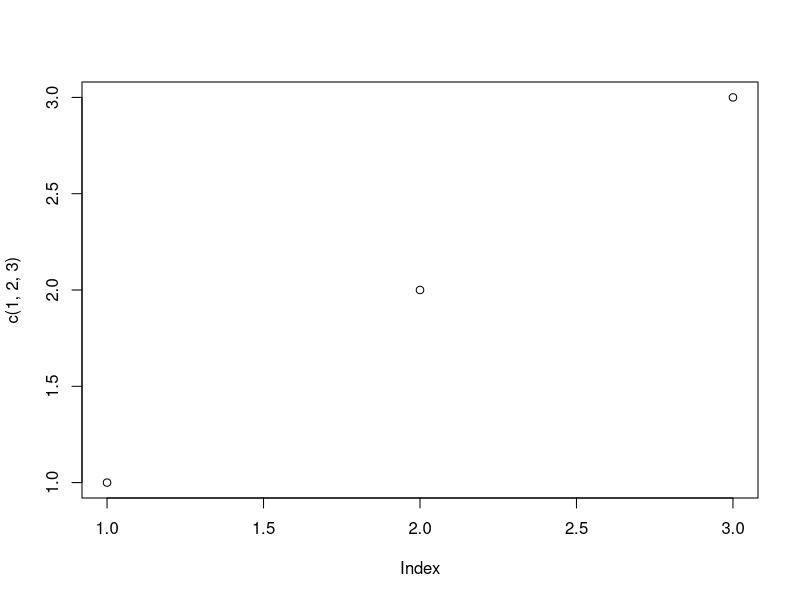
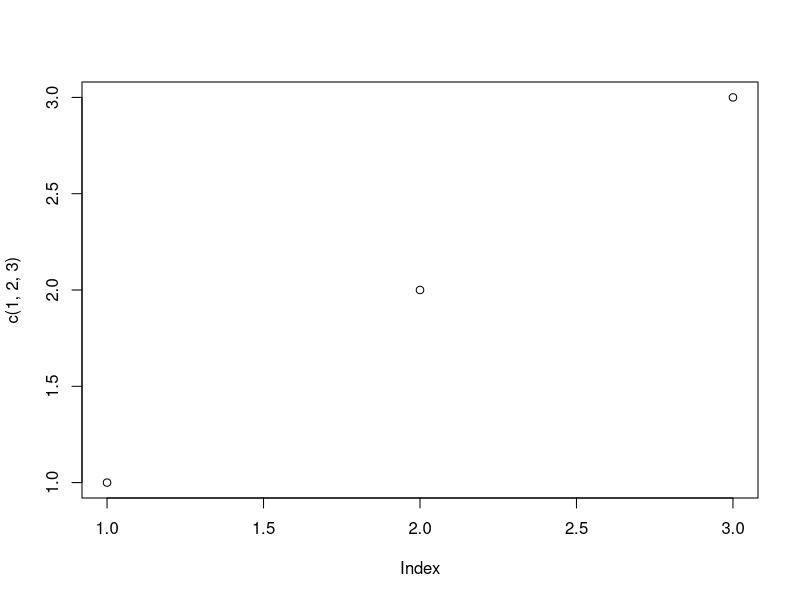
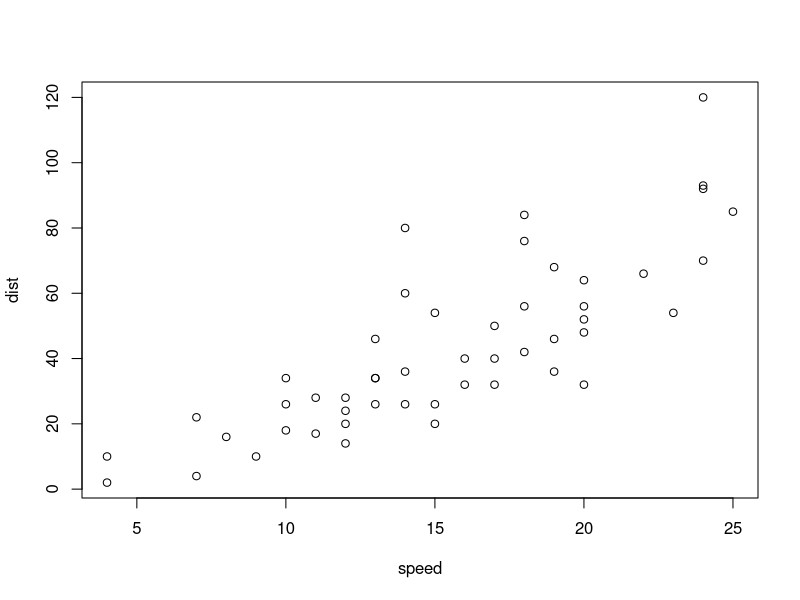
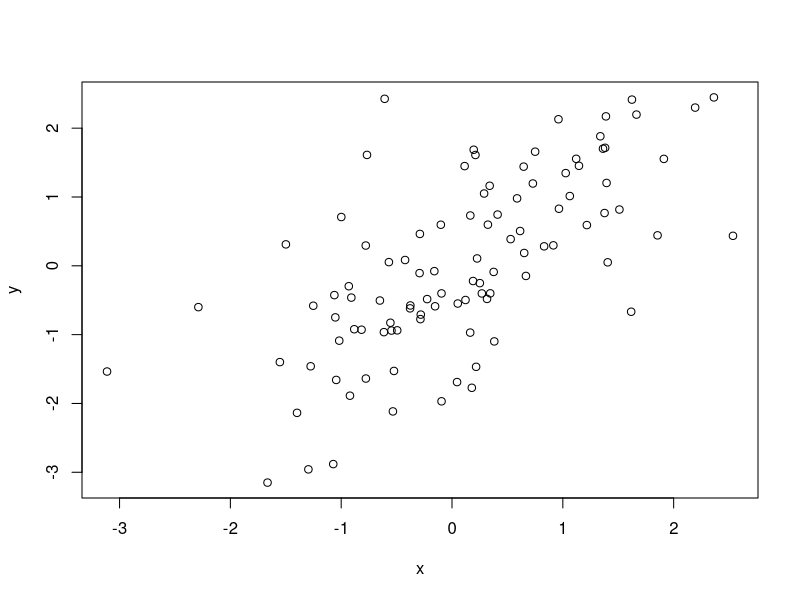
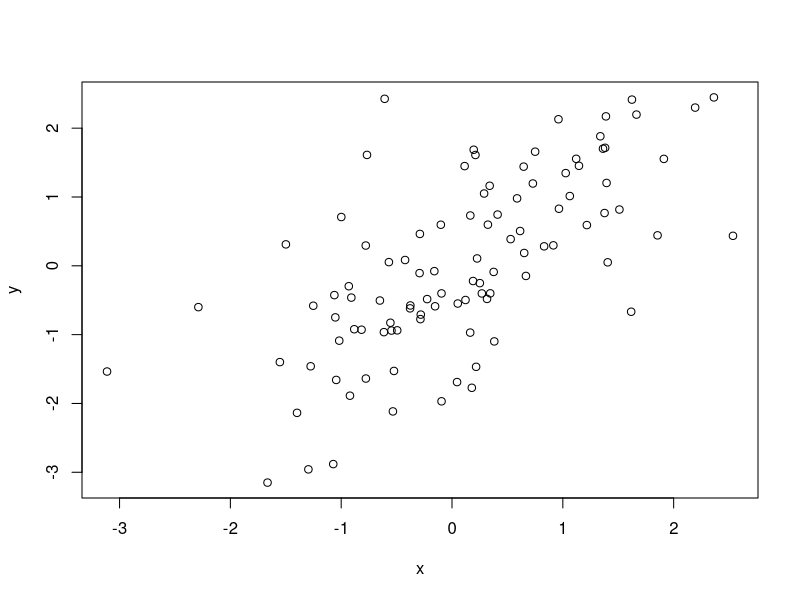
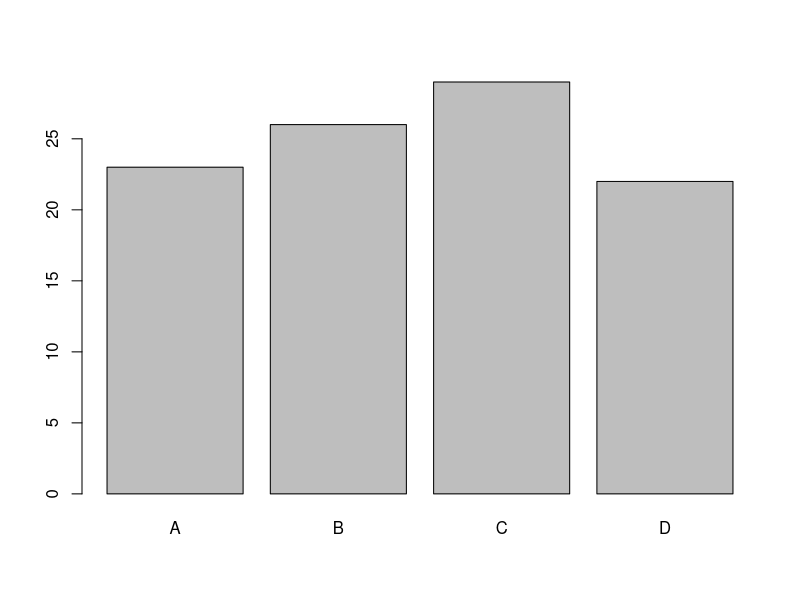

Write the R code that produced these figures, in order. (Note: this script raises an error after producing the figures.)
#####################################################################################################
#################################### BASE GRAPHICS IN R #############################################
#####################################################################################################

# Open Source Open Science Workshop 2024
# Author: Maria A. Hurtado-Materon
# Date: August 24th, 2024

# During this class, we will learn mainly about the plot() function, the different
# types of graphs that you can make, and tools to modify them to improve their 
# appearance.
  
# In R, most base functions aim to return an object itself. However, plot() 
# interacts with the graphic interface in R and creates a new window, but not an 
# object. In RStudio the graph will be displayed in the pane layout. 
# Then, plot() return an invisible copy of an object.

plot(c(1,2,3))

plot.name <- plot(c(1,2,3)) # What happens when I try to create an object with the plot?

#Clear the current plot window in R with dev.off 
dev.off()

# Opens a new graphics window for interactive plotting
windows() # Windows
# quartz() # Mac
# x11() # Unix/Linux

# Switch back to the window device
dev.set(dev.prev())

# Switch to the next window device
dev.set(dev.next())

plot(cars)

# List all open graphical devices

dev.list() 

#Clear all the plots use graphics.off()
graphics.off()

## 1. Types of plots ##

#Depending on the class of our object, we have different types of plots 

# Scatter plot (numeric vectors)

#Generate a sample data based on a normal distribution with 100 elements
x <- rnorm(100)
y <- x + rnorm(100)

#Create a matrix with the vectors
xyMatrix <- cbind(x,y)

#What is the class of the vectors and the matrix? numerical

#Make the scatter plot
plot(x, y)
plot(xyMatrix)

# Barplot (factors)

#Create a vector with different letters and make the letters factors
letters <- sample(c("A", "B", "C", "D"), 100, rep = TRUE) #Take a sample (n=100) from the elements of x
lettersFactor <- factor(letters)

plot(lettersFactor)
barplot(lettersFactor)

lettersMatrix <- matrix(data = c(26, 21, 21, 32), nrow = 1, ncol = 4)
colnames(lettersMatrix) <- c("A", "B", "C", "D")

barplot(lettersMatrix)

# Boxplot (factor and numeric vector)

plot(lettersFactor, x)

lettersDataframe <- data.frame(lettersFactor, x)

boxplot(x ~ lettersFactor, lettersDataframe)

# Scatterplot of all dataframe columns (dataframe)

#Create a dataframe with the matrix of x and y, and the letters
xyDataframe <- data.frame(xyMatrix, letters)
plot(xyDataframe)

## 2. The types of plot to be drawn ##

#Create a vector with sequences numbers
a <- seq(1, 10, 1)

#par() function sets graphical parameters. mfrow is a vector with the number of columns and rows for the
#graph
par(mfrow = c(3,2))

plot(a, a, type = "p") # for points (by default)
plot(a, a, type = "l") # for lines
plot(a, a, type = "b") # for both; points are connected by a line
plot(a, a, type = "h") # for ‘histogram’ like vertical lines
plot(a, a, type = "s") # for stair steps
plot(a, a, type = "n") # for no plotting

par(mfrow=c(1,1))

#Exercise 1 - Make a scatterplot with overplotted points and lines (points are
#intersected by lines)

#Exercise 1 answer: plot(a, a, type = "o")


## 3. Title and and labels ##

#By default, R will use the vector names of your plot as X and Y axis labels and no title.
#However, you can change them using several arguments.
#For title    main
#For subtitle sub
#For x label  xlab
#For y label  ylab

plot(x,y, main = "Title", sub = "Subtitle", xlab = "X label", ylab = "Y label")

#Change the size of each word of the graph using the arguments: cex.main, cex.sub, cex.lab, cex.axis
plot(x,y, main = "Title", sub = "Subtitle", xlab = "X label", ylab = "Y label",
     cex.main = 3, cex.sub = 0.5, cex.lab = 1, cex.axis = 2)

#Change font styles using the arguments: font.main, font.sub, font.axis, font.lab for the font style. 
# 1 = pain text
# 2 = bold
# 3 = italic
# 4 = bold italic
plot(x,y, main = "Title", sub = "Subtitle",  xlab = "X label", ylab = "Y label",
     font.main = 1, font.sub = 2, font.axis = 3, font.lab = 4)

#Change family fonts using family argument
#You can see the available families using
names(pdfFonts()) #Some of this families can not be installed in your computer 

par(mfrow=c(1,3))

plot(x,y, main = "Title",  xlab = "X label", ylab = "Y label", family = "serif")
plot(x,y, main = "Title",  xlab = "X label", ylab = "Y label", family = "mono")
plot(x,y, main = "Title",  xlab = "X label", ylab = "Y label", family = "sans")

par(mfrow=c(1,1))

#Delete labels with ann = FALSE
plot(x, y, main = "Title",  xlab = "X label", ylab = "Y label", ann = FALSE)

#Exercise 2 - Make a scatter plot with the following characteristics: 
# Title: "My plot", size = 4,  font style = bold
# Axis labels: "My x label" for x axis, "My y label" for y axis, size = 2, font style = bold italic
# Axis size = 1
# Family font = serif 

#Exercise 2 answer:
plot(x,y, main = "My plot", cex.main = 4, font.main = 2,
     xlab = "My x label",
     ylab = "My y label", cex.lab = 2,
     cex.axis = 1, font.axis = 4, family = "serif")


## 4. Tick labels, tick marks ##

#Use last argument to change tick label orientation

par(mfrow = c(1, 3))
plot(x, y, las = 0)   # Parallel to axis (default)
plot(x, y, las = 1)   # Horizontal
plot(x, y, las = 2)   # Perpendicular to axis

#Remove tick labels setting the arguments xaxt or yaxt to "n"
par(mfrow=c(1,2))
plot(x,y, main = "Title",  xlab = "X labe", ylab = "Y label", xaxt= "n")   # x axis
plot(x,y, main = "Title",  xlab = "X label", ylab = "Y label", yaxt= "n")   # y axis
par(mfrow=c(1,1))

#Exercise 3 - Make a scatterplot, where  the axes are in a vertical position, and 
#remove y tick labels


## 5. Axes lines and boxes

#Define the limits of the axes with xlim and ylim arguments
par(mfrow = c(1, 2))
plot(x, y, xlim = c(-1,1), ylim = c(-1,1))      
plot(x, y, xlim = c(-10,10), ylim = c(-10,10))    

#The bty argument allows changing the type of box of the R graphs
par(mfrow = c(2, 3))
plot(x, y, bty = "o")    # Entire box (default) 
plot(x, y, bty = "7")    # Top and right
plot(x, y, bty = "L")    # Left and bottom
plot(x, y, bty = "U")    # Left, bottom and right
plot(x, y, bty = "C")    # Top, Left and bottom  

par(mfrow = c(1, 1))
#Remove axes  with axes = FALSE
plot(x, y, axes = FALSE) 

#Exercise 4 - Make a scatterplot without box


## 6. Colors and appearance ##

#plot() function has plenty of arguments to improve the appearance  of your graph, we will see some 
#examples of them.

#Create two vectors with the positions of the points
seq1 <- rep(c(5,10,15,20,25), each = 5)
seq2 <- rep(c(5,10,15,20,25), each = 1, length.out = 25)

#pch modifies the symbol of the points in the plot
plot(seq1, seq2, pch = 1:25, cex = 3, ann = FALSE, yaxt = "n", xaxt = "n", 
     xlim = c(3,27), ylim = c(3,27))

#cex modifies the symbol size
seq1 <- c(1:4)
seq2 <- c(1,1,1,1)

plot(seq1, seq2, pch = 16, cex = c(1:4), ann = FALSE, yaxt = "n", xaxt = "n", xlim = c(0,5))

#lwd modifies the line width of the symbol
plot(seq1, seq2, pch = 6, cex = 3, lwd = c(1:4), ann = FALSE, yaxt = "n", xaxt = "n", xlim = c(0,5))


#Set border width and background color with the col and bg arguments, respectively
plot(seq1, seq2, pch = 21, cex = 3, lwd = 3, ann = FALSE, yaxt = "n", xaxt = "n", 
     xlim = c(0,5),  bg = c("#F39C12", "black", "#82E0AA", "red"), col = rainbow(4)) 
#Note what is the result when you use rainbow(4)

#Define a color palette using RColorBrewer package
library(RColorBrewer)
brewer.pal(4, "PRGn")
plot(seq1, seq2, cex = 3, lwd = 3, ann = FALSE, yaxt = "n", xaxt = "n", 
     xlim = c(0,5), col = brewer.pal(4, "PRGn"))

#Exercise 5 - Make a scatter plot in which the points are represented by filled diamonds
#with a size of 1.5, with pink background, a green line border, and a width of 2



## 7. Functions that modify plot() ##

## title function
#The main difference between using the title() or the argument inside plot() is that 
#the arguments you pass to title() only affect the title.
plot(x,y)
title(main = "My title line 2",  line = 2)
title(main = "My title line -1", line = -1)
title(main = "My title line -2", line = -2)

#The value of adj determines the way in which text strings are justified in text
plot(x,y)
title(main = "My title adj 0.5", adj = 0.5) 
title(main = "My title adj 0",   adj = 0)
title(main = "My title adj 1",   adj = 1)

## axis function
# Add axes
par(mfrow = c(1,1))
plot(x, y, axes = FALSE)
axis(1) # Add X-axis
axis(2) # Add Y-axis

#Change axis intervals
plot(x, y, axes = FALSE, xlim = c(-3, 3), ylim = c(-4, 4))
axis(2)
axis(1, at = seq(-3, 3, 0.5), labels = seq(-3, 3, 0.5))

## Add text
#The mtext function in R allows you to add text to all sides of the plot box. 
#There are 12 combinations (3 on each side of the box, as left, center and right align). 
#You just need to change the side and adj to obtain the combination you need
plot(x,y)
mtext("Bottom-center", side = 1)
mtext("Bottom-left",   side = 1, adj = 0)
mtext("Bottom-right",  side = 1, adj = 1)

mtext("Right-center",  side = 2)
mtext("Right-bottom",  side = 2, adj = 0)
mtext("Right-top",     side = 2, adj = 1)

#Add text at coordinates (-2, 2)
text(-2, 2, "Text")

#Exercise 6 - Make a scatter plot and using the function title or mtext, add a title in the
#top right corner and a subtitle in the bottom left corner. Besides that, using axis function add y axis
#on the left side and a x axis at the top with intervals of 1.5. Finally, using text function add the label
#individual data (the different letters) for each point in red


## grid function
#Add a grid 
plot(x, y, pch = 16)
grid()

## legend function
#Add a legend in the position that you want
plot(x, y, col = "white")
legend("top", title="Top", c("A"), col = "red", pch = 16)
legend("center", title="Center", c("A"), col = "red", pch = 16)
legend("bottom", title="Bottom", c("A"), col = "red", pch = 16)
legend("topright", title="Top right", c("A"), col = "red", pch = 16)
legend("bottomright", title="Bottom right", c("A"), col = "red", pch = 16)
legend("right", title="Right", c("A"), col = "red", pch = 16)
legend("topleft", title="Top left", c("A"), col = "red", pch = 16)
legend("left", title="Left", c("A"), col = "red", pch = 16)
legend("bottomleft", title="Bottom left", c("A"), col = "red", pch = 16)

## Add a line

plot(x, y, pch=16)
lines(x[1:5], y[1:5])

#Add a line 
regressionLine<-lm(y ~ x) #fit linear model
abline(regressionLine, col = "blue")

#What happen when you try to add something before call the plot

##Exercise 7 - Make a scatter plot in which the points have a specific color depending on
#the letter associated and add a legend that shows which color corresponds to each letter - 5 min


## 8. Save my plot ##
#You can save your plot in several formats, but following the same structure
pdf("rplot.pdf")          # pdf file
png("rplot.png")          # png file
jpeg("rplot.jpg")         # jpeg file
postscript("rplot.ps")    # postscript file
bmp("rplot.bmp")          # bmp file
win.metafile("rplot.wmf") # windows metafile

#Open the file
pdf("myPlot.pdf") 

#create the plot
plot(xyDataframe$x, xyDataframe$y, pch = 16, col = c("coral1","cyan4", "darkgoldenrod2", "grey"),
     xlab = "X", ylab = "Y", main = "My plot")

legend("bottomright", c("A","B", "C", "D"),
       col = c("coral1","cyan4", "darkgoldenrod2", "grey"), pch= 16)

#close the file
dev.off()


## 9. More options to plot ##

# Pie plot
barplotData <- data.frame(letter = c("A", "B", "C"), value = c(25, 25, 50))
pie(barplotData$value, labels = barplotData$letter)

# Histogram
hist(x)

# Scatter plot
library("car")
scatterplot(y ~ x, data = xyMatrix)

# 3D scatter plot
library(scatterplot3d)
scatterplot3d(x, y, y, pch = 16)
